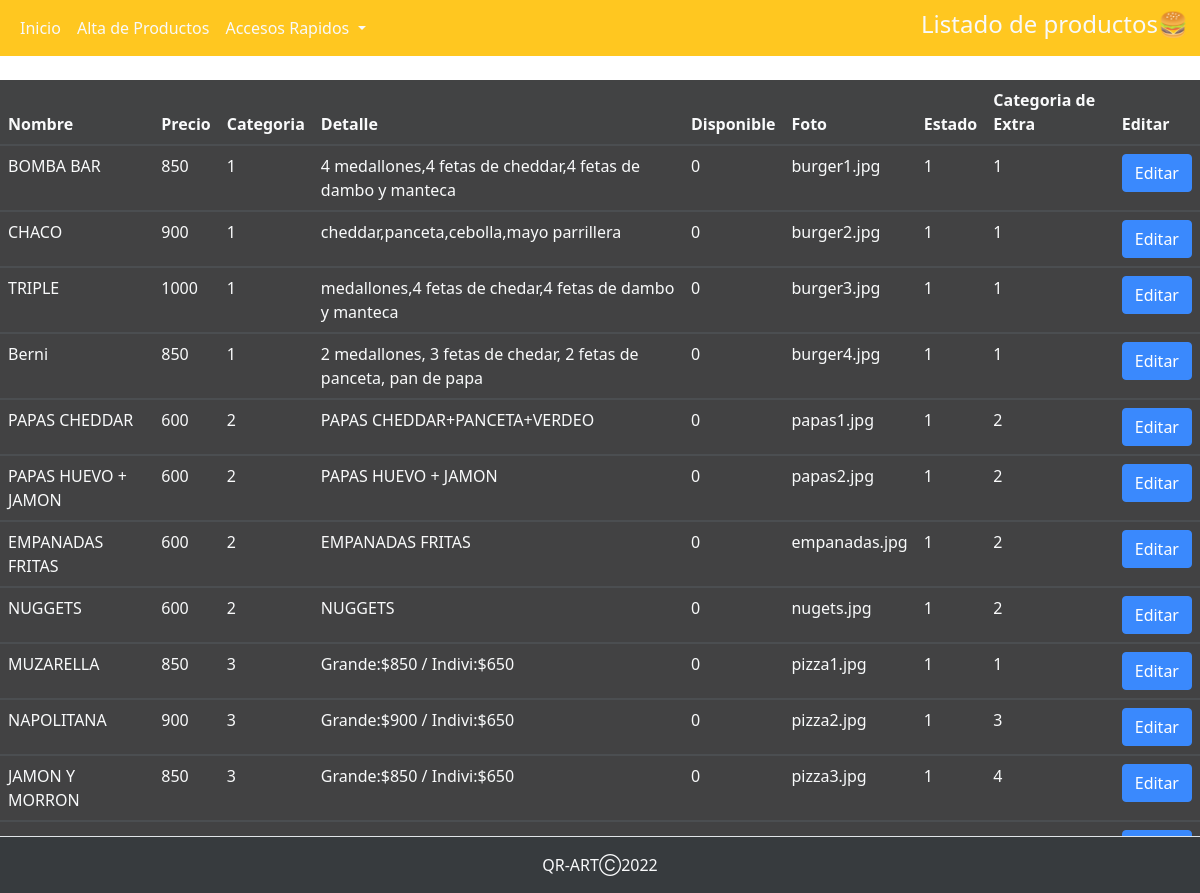
Screenshot of /perfiles/perfil_mozo/productos/modificacionproducto_m.php with the database file from the repository.
### tables this page shows
CREATE TABLE `productos` (
  `cod_prod` int(6) NOT NULL,
  `categoria_prod` text NOT NULL,
  `nombre_prod` text NOT NULL,
  `precio_prod` decimal(10,0) NOT NULL,
  `detalle_prod` text NOT NULL,
  `foto_prod` text NOT NULL,
  `prod_disponible` tinyint(1) NOT NULL,
  `requiere_cocina` tinyint(1) NOT NULL,
  `est_baja_prod` tinyint(1) NOT NULL,
  `categ_extra` text NOT NULL
);

### perfiles/perfil_mozo/productos/modificacionproducto_m.php (the view, shortened to what this page needs)
<?php
$conexion=mysqli_connect("localhost","root","","qr_art");
?>
<!DOCTYPE html>
<html lang="en">
<head>
    <link rel="stylesheet" href="https://cdnjs.cloudflare.com/ajax/libs/twitter-bootstrap/5.1.3/css/bootstrap.min.css">
    <link rel="stylesheet" href="https://cdn.datatables.net/1.12.1/css/dataTables.bootstrap5.min.css">
    <link rel="stylesheet " href="../../../assets/stylesnav.css">
    <link rel="stylesheet " href="../../../assets/backp.css">
    <link rel="stylesheet " href="../../../assets/table.css">
</head>
<body>
<nav class="navbar navbar-expand-xl">
  <div class="container-fluid">
    <div class="collapse navbar-collapse" id="navbarSupportedContent">
      <ul class="navbar-nav me-auto mb-2 mb-lg-0">
        <li class="nav-item">
          <a class="nav-link active text-light" aria-current="page" href="../perfil_mozo.php">Inicio</a>
        </li>
        <li class="nav-item">
          <a class="nav-link text-light" href="./altaproducto_m.php">Alta de Productos</a>
        </li>
        <li class="nav-item dropdown">
          <a class="nav-link dropdown-toggle text-light" href="#" id="navbarDropdown" role="button" data-bs-toggle="dropdown" aria-expanded="false">
            Accesos Rapidos
          </a>
        </li>
      </ul>
      <h4 class="text-sm-center text-light">Listado de productos🍔</h4>
    </div>
  </div>
</nav>
  <br>
  <table id="productos" name="productos" class="table table-striped" style="width:100%">
        <thead>
            <tr class="text-light">
                <th class="text-light">Nombre</th>
                <th class="text-light">Precio</th>
                <th class="text-light">Categoria</th>
                <th class="text-light">Detalle</th>
                <th class="text-light">Disponible</th>
                <th class="text-light">Foto</th>
                <th class="text-light">Estado</th>
                <th class="text-light">Categoria de Extra</th>
                <th class="text-light">Editar</th>
            </tr>
        </thead>
        <?php
        $sql="SELECT * from productos";
        $result=mysqli_query($conexion, $sql);
        while($mostrar=mysqli_fetch_array($result)){
        ?>
        <tbody>
            <tr>
                <td class="text-light"><?php echo $mostrar['nombre_prod'] ?></td>
                <td class="text-light"><?php echo $mostrar['precio_prod'] ?></td>
                <td class="text-light"><?php echo $mostrar['categoria_prod'] ?></td>
                <td class="text-light"><?php echo $mostrar['detalle_prod'] ?></td>
                <td class="text-light"><?php echo $mostrar['prod_disponible'] ?></td>
                <td class="text-light"><?php echo $mostrar['foto_prod'] ?></td>
                <td class="text-light"><?php echo $mostrar['est_baja_prod'] ?></td>
                <td class="text-light"><?php echo $mostrar['categ_extra'] ?></td>
                <td>
                <a class= "btn btn-primary" href="actualizar_prod_m.php?id=<?php echo $mostrar['cod_prod']?>" class="table__item__link" >Editar</a>
                </td>
            </tr>
        </tbody>
        <?php
        }
        ?>
    </table>
<footer class="py-3 mt-5 border-top bg-dark fixed-bottom">
            <p class="col-md-12 mb-0 text-light text-center">QR-ARTⒸ2022</p>
    </footer>
</body>
</html>

### assets/stylesnav.css (style rules this page uses)
.navbar-expand-xl { background-color: #ffc107; }

### assets/backp.css (style rules this page uses)
* { margin: 0; padding: 0; }
body { background-image: url('../assets/img/20.jpg'); background-repeat: no-repeat; background-size: cover; opacity: 0.9; width: calc((100%/3)-10px); }

### assets/table.css (style rules this page uses)
table { background-color: rgb(23, 24, 25); opacity: 0.9; margin-bottom: 40rem; }

### rows the page displays
productos: nombre_prod "BOMBA BAR", precio_prod "850", categoria_prod "1", detalle_prod "4 medallones,4 fetas de cheddar,4 fetas de dambo y manteca", prod_disponible "0", foto_prod "burger1.jpg", est_baja_prod "1", categ_extra "1"
productos: nombre_prod "CHACO", precio_prod "900", categoria_prod "1", detalle_prod "cheddar,panceta,cebolla,mayo parrillera", prod_disponible "0", foto_prod "burger2.jpg", est_baja_prod "1", categ_extra "1"
productos: nombre_prod "TRIPLE", precio_prod "1000", categoria_prod "1", detalle_prod "medallones,4 fetas de chedar,4 fetas de dambo y manteca", prod_disponible "0", foto_prod "burger3.jpg", est_baja_prod "1", categ_extra "1"
productos: nombre_prod "Berni", precio_prod "850", categoria_prod "1", detalle_prod "2 medallones, 3 fetas de chedar, 2 fetas de panceta, pan de papa", prod_disponible "0", foto_prod "burger4.jpg", est_baja_prod "1", categ_extra "1"
productos: nombre_prod "PAPAS CHEDDAR", precio_prod "600", categoria_prod "2", detalle_prod "PAPAS CHEDDAR+PANCETA+VERDEO", prod_disponible "0", foto_prod "papas1.jpg", est_baja_prod "1", categ_extra "2"
productos: nombre_prod "PAPAS HUEVO + JAMON", precio_prod "600", categoria_prod "2", detalle_prod "PAPAS HUEVO + JAMON", prod_disponible "0", foto_prod "papas2.jpg", est_baja_prod "1", categ_extra "2"
productos: nombre_prod "EMPANADAS FRITAS", precio_prod "600", categoria_prod "2", detalle_prod "EMPANADAS FRITAS", prod_disponible "0", foto_prod "empanadas.jpg", est_baja_prod "1", categ_extra "2"
productos: nombre_prod "NUGGETS", precio_prod "600", categoria_prod "2", detalle_prod "NUGGETS", prod_disponible "0", foto_prod "nugets.jpg", est_baja_prod "1", categ_extra "2"
productos: nombre_prod "MUZARELLA", precio_prod "850", categoria_prod "3", detalle_prod "Grande:$850 / Indivi:$650", prod_disponible "0", foto_prod "pizza1.jpg", est_baja_prod "1", categ_extra "1"
productos: nombre_prod "NAPOLITANA", precio_prod "900", categoria_prod "3", detalle_prod "Grande:$900 / Indivi:$650", prod_disponible "0", foto_prod "pizza2.jpg", est_baja_prod "1", categ_extra "3"
productos: nombre_prod "JAMON Y MORRON", precio_prod "850", categoria_prod "3", detalle_prod "Grande:$850 / Indivi:$650", prod_disponible "0", foto_prod "pizza3.jpg", est_baja_prod "1", categ_extra "4"
